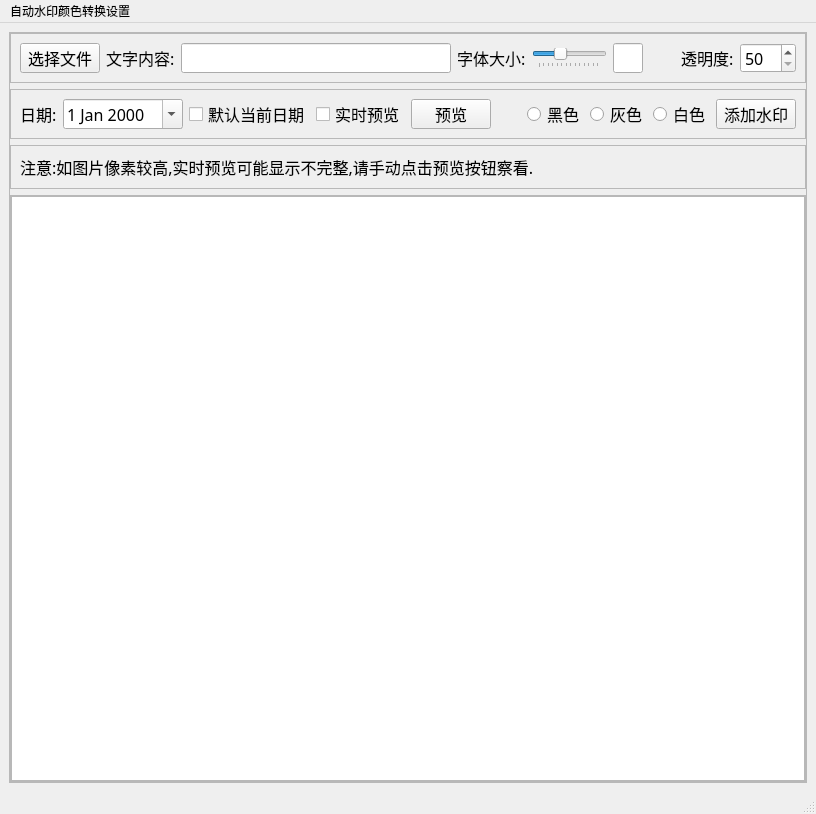
<?xml version="1.0" encoding="UTF-8"?>
<ui version="4.0">
 <class>MainWindow</class>
 <widget class="QMainWindow" name="MainWindow">
  <property name="geometry">
   <rect>
    <x>0</x>
    <y>0</y>
    <width>816</width>
    <height>766</height>
   </rect>
  </property>
  <property name="minimumSize">
   <size>
    <width>0</width>
    <height>0</height>
   </size>
  </property>
  <property name="maximumSize">
   <size>
    <width>16777215</width>
    <height>16777215</height>
   </size>
  </property>
  <property name="windowTitle">
   <string>文字水印批量添加 Coding By LN3 IT</string>
  </property>
  <widget class="QWidget" name="centralwidget">
   <layout class="QHBoxLayout" name="horizontalLayout">
    <item>
     <widget class="QFrame" name="frame">
      <property name="font">
       <font>
        <family>微软雅黑</family>
        <pointsize>12</pointsize>
        <weight>50</weight>
        <bold>false</bold>
       </font>
      </property>
      <property name="frameShape">
       <enum>QFrame::StyledPanel</enum>
      </property>
      <property name="frameShadow">
       <enum>QFrame::Raised</enum>
      </property>
      <layout class="QVBoxLayout" name="verticalLayout">
       <property name="leftMargin">
        <number>0</number>
       </property>
       <property name="topMargin">
        <number>0</number>
       </property>
       <property name="rightMargin">
        <number>0</number>
       </property>
       <property name="bottomMargin">
        <number>0</number>
       </property>
       <item>
        <widget class="QFrame" name="frame_3">
         <property name="maximumSize">
          <size>
           <width>16777215</width>
           <height>50</height>
          </size>
         </property>
         <property name="frameShape">
          <enum>QFrame::StyledPanel</enum>
         </property>
         <property name="frameShadow">
          <enum>QFrame::Raised</enum>
         </property>
         <layout class="QHBoxLayout" name="horizontalLayout_3">
          <item>
           <widget class="QPushButton" name="choiceImageFilesBtn">
            <property name="text">
             <string>选择文件</string>
            </property>
           </widget>
          </item>
          <item>
           <widget class="QLabel" name="label_2">
            <property name="text">
             <string>文字内容:</string>
            </property>
           </widget>
          </item>
          <item>
           <widget class="QLineEdit" name="textWatermarkContentsLineEdit">
            <property name="minimumSize">
             <size>
              <width>270</width>
              <height>0</height>
             </size>
            </property>
           </widget>
          </item>
          <item>
           <widget class="QLabel" name="label_4">
            <property name="text">
             <string>字体大小:</string>
            </property>
           </widget>
          </item>
          <item>
           <widget class="QSlider" name="fontSizeSlideBar">
            <property name="minimum">
             <number>32</number>
            </property>
            <property name="singleStep">
             <number>5</number>
            </property>
            <property name="value">
             <number>55</number>
            </property>
            <property name="orientation">
             <enum>Qt::Horizontal</enum>
            </property>
            <property name="tickPosition">
             <enum>QSlider::TicksBelow</enum>
            </property>
            <property name="tickInterval">
             <number>5</number>
            </property>
           </widget>
          </item>
          <item>
           <widget class="QLineEdit" name="fontSizeLineEdit">
            <property name="maximumSize">
             <size>
              <width>30</width>
              <height>16777215</height>
             </size>
            </property>
            <property name="readOnly">
             <bool>true</bool>
            </property>
           </widget>
          </item>
          <item>
           <spacer name="horizontalSpacer_4">
            <property name="orientation">
             <enum>Qt::Horizontal</enum>
            </property>
            <property name="sizeHint" stdset="0">
             <size>
              <width>40</width>
              <height>20</height>
             </size>
            </property>
           </spacer>
          </item>
          <item>
           <widget class="QLabel" name="label">
            <property name="text">
             <string>透明度:</string>
            </property>
           </widget>
          </item>
          <item>
           <widget class="QSpinBox" name="spinBox">
            <property name="minimum">
             <number>50</number>
            </property>
            <property name="maximum">
             <number>300</number>
            </property>
           </widget>
          </item>
         </layout>
        </widget>
       </item>
       <item>
        <widget class="QFrame" name="frame_4">
         <property name="maximumSize">
          <size>
           <width>16777215</width>
           <height>50</height>
          </size>
         </property>
         <property name="frameShape">
          <enum>QFrame::StyledPanel</enum>
         </property>
         <property name="frameShadow">
          <enum>QFrame::Raised</enum>
         </property>
         <layout class="QHBoxLayout" name="horizontalLayout_4">
          <item>
           <widget class="QLabel" name="label_3">
            <property name="text">
             <string>日期:</string>
            </property>
           </widget>
          </item>
          <item>
           <widget class="QDateEdit" name="dateEdit">
            <property name="calendarPopup">
             <bool>true</bool>
            </property>
           </widget>
          </item>
          <item>
           <widget class="QCheckBox" name="defaultCurrentDateCb">
            <property name="text">
             <string>默认当前日期</string>
            </property>
           </widget>
          </item>
          <item>
           <widget class="QCheckBox" name="realtimePreviewCb">
            <property name="text">
             <string>实时预览</string>
            </property>
           </widget>
          </item>
          <item>
           <widget class="QPushButton" name="previewBtn">
            <property name="text">
             <string>预览</string>
            </property>
           </widget>
          </item>
          <item>
           <spacer name="horizontalSpacer_2">
            <property name="orientation">
             <enum>Qt::Horizontal</enum>
            </property>
            <property name="sizeHint" stdset="0">
             <size>
              <width>40</width>
              <height>20</height>
             </size>
            </property>
           </spacer>
          </item>
          <item>
           <widget class="QRadioButton" name="radioBlack">
            <property name="text">
             <string>黑色</string>
            </property>
           </widget>
          </item>
          <item>
           <widget class="QRadioButton" name="radioGrey">
            <property name="text">
             <string>灰色</string>
            </property>
           </widget>
          </item>
          <item>
           <widget class="QRadioButton" name="radioWhite">
            <property name="text">
             <string>白色</string>
            </property>
           </widget>
          </item>
          <item>
           <widget class="QPushButton" name="addWatermarksBtn">
            <property name="text">
             <string>添加水印</string>
            </property>
           </widget>
          </item>
         </layout>
        </widget>
       </item>
       <item>
        <widget class="QFrame" name="frame_2">
         <property name="minimumSize">
          <size>
           <width>0</width>
           <height>0</height>
          </size>
         </property>
         <property name="maximumSize">
          <size>
           <width>16777215</width>
           <height>16777215</height>
          </size>
         </property>
         <property name="frameShape">
          <enum>QFrame::StyledPanel</enum>
         </property>
         <property name="frameShadow">
          <enum>QFrame::Raised</enum>
         </property>
         <layout class="QHBoxLayout" name="horizontalLayout_2">
          <item>
           <widget class="QLabel" name="label_5">
            <property name="text">
             <string>注意:如图片像素较高,实时预览可能显示不完整,请手动点击预览按钮察看.</string>
            </property>
           </widget>
          </item>
          <item>
           <spacer name="horizontalSpacer">
            <property name="orientation">
             <enum>Qt::Horizontal</enum>
            </property>
            <property name="sizeHint" stdset="0">
             <size>
              <width>249</width>
              <height>20</height>
             </size>
            </property>
           </spacer>
          </item>
          <item>
           <widget class="QLabel" name="colorLabel">
            <property name="text">
             <string/>
            </property>
           </widget>
          </item>
         </layout>
        </widget>
       </item>
       <item>
        <widget class="QFrame" name="frame_6">
         <property name="frameShape">
          <enum>QFrame::StyledPanel</enum>
         </property>
         <property name="frameShadow">
          <enum>QFrame::Raised</enum>
         </property>
         <layout class="QHBoxLayout" name="horizontalLayout_6">
          <property name="leftMargin">
           <number>0</number>
          </property>
          <property name="topMargin">
           <number>0</number>
          </property>
          <property name="rightMargin">
           <number>0</number>
          </property>
          <property name="bottomMargin">
           <number>0</number>
          </property>
          <item>
           <widget class="QGraphicsView" name="graphicsView">
            <property name="minimumSize">
             <size>
              <width>794</width>
              <height>585</height>
             </size>
            </property>
           </widget>
          </item>
         </layout>
        </widget>
       </item>
      </layout>
     </widget>
    </item>
   </layout>
  </widget>
  <widget class="QStatusBar" name="statusbar"/>
  <widget class="QMenuBar" name="menuBar">
   <property name="geometry">
    <rect>
     <x>0</x>
     <y>0</y>
     <width>816</width>
     <height>23</height>
    </rect>
   </property>
   <widget class="QMenu" name="menu">
    <property name="title">
     <string>自动水印颜色转换设置</string>
    </property>
    <addaction name="actiondd"/>
   </widget>
   <addaction name="menu"/>
  </widget>
  <action name="actiondd">
   <property name="text">
    <string>不同背景水印颜色设定</string>
   </property>
  </action>
 </widget>
 <resources/>
 <connections/>
</ui>
